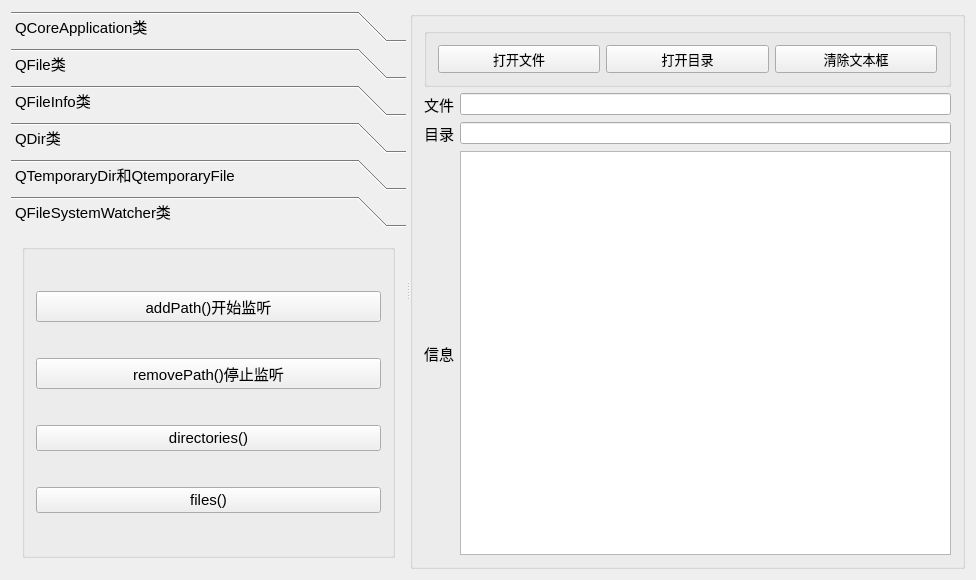
<?xml version="1.0" encoding="UTF-8"?>
<ui version="4.0">
 <class>Dialog</class>
 <widget class="QDialog" name="Dialog">
  <property name="geometry">
   <rect>
    <x>0</x>
    <y>0</y>
    <width>976</width>
    <height>580</height>
   </rect>
  </property>
  <property name="windowTitle">
   <string>Dialog</string>
  </property>
  <layout class="QVBoxLayout" name="verticalLayout_11">
   <item>
    <widget class="QSplitter" name="splitter">
     <property name="orientation">
      <enum>Qt::Horizontal</enum>
     </property>
     <widget class="QToolBox" name="toolBox">
      <property name="font">
       <font>
        <pointsize>11</pointsize>
       </font>
      </property>
      <property name="currentIndex">
       <number>5</number>
      </property>
      <widget class="QWidget" name="pageApp">
       <property name="geometry">
        <rect>
         <x>0</x>
         <y>0</y>
         <width>442</width>
         <height>334</height>
        </rect>
       </property>
       <attribute name="icon">
        <iconset resource="res.qrc">
         <normaloff>:/images/images/802.bmp</normaloff>:/images/images/802.bmp</iconset>
       </attribute>
       <attribute name="label">
        <string>QCoreApplication类</string>
       </attribute>
       <layout class="QVBoxLayout" name="verticalLayout_3">
        <item>
         <widget class="QGroupBox" name="groupBox_2">
          <property name="title">
           <string/>
          </property>
          <layout class="QVBoxLayout" name="verticalLayout_2">
           <item>
            <widget class="QPushButton" name="pushButton_4">
             <property name="text">
              <string>applicationDirPath()</string>
             </property>
            </widget>
           </item>
           <item>
            <widget class="QPushButton" name="pushButton_6">
             <property name="text">
              <string>applicationFilePath()</string>
             </property>
            </widget>
           </item>
           <item>
            <widget class="QPushButton" name="pushButton_5">
             <property name="text">
              <string>applicationName()</string>
             </property>
            </widget>
           </item>
           <item>
            <widget class="QPushButton" name="pushButton_7">
             <property name="text">
              <string>libraryPaths()</string>
             </property>
            </widget>
           </item>
           <item>
            <widget class="QPushButton" name="pushButton_8">
             <property name="text">
              <string>organizationName()</string>
             </property>
            </widget>
           </item>
           <item>
            <widget class="QPushButton" name="pushButton_9">
             <property name="text">
              <string>exit() 退出应用程序</string>
             </property>
            </widget>
           </item>
          </layout>
         </widget>
        </item>
       </layout>
      </widget>
      <widget class="QWidget" name="pageFile">
       <property name="geometry">
        <rect>
         <x>0</x>
         <y>0</y>
         <width>442</width>
         <height>334</height>
        </rect>
       </property>
       <attribute name="icon">
        <iconset resource="res.qrc">
         <normaloff>:/images/images/804.bmp</normaloff>:/images/images/804.bmp</iconset>
       </attribute>
       <attribute name="label">
        <string>QFile类</string>
       </attribute>
       <layout class="QVBoxLayout" name="verticalLayout_4">
        <item>
         <widget class="QGroupBox" name="groupBox_3">
          <property name="title">
           <string>静态函数</string>
          </property>
          <layout class="QGridLayout" name="gridLayout_3">
           <item row="0" column="0">
            <widget class="QPushButton" name="pushButton_10">
             <property name="text">
              <string>copy()</string>
             </property>
            </widget>
           </item>
           <item row="0" column="1">
            <widget class="QPushButton" name="pushButton_11">
             <property name="text">
              <string>exists()</string>
             </property>
            </widget>
           </item>
           <item row="1" column="0">
            <widget class="QPushButton" name="pushButton_12">
             <property name="text">
              <string>remove()</string>
             </property>
            </widget>
           </item>
           <item row="1" column="1">
            <widget class="QPushButton" name="pushButton_13">
             <property name="text">
              <string>rename()</string>
             </property>
            </widget>
           </item>
          </layout>
         </widget>
        </item>
        <item>
         <widget class="QGroupBox" name="groupBox_4">
          <property name="title">
           <string>成员函数</string>
          </property>
          <layout class="QGridLayout" name="gridLayout_2">
           <item row="0" column="0">
            <widget class="QPushButton" name="pushButton_14">
             <property name="text">
              <string>copy()</string>
             </property>
            </widget>
           </item>
           <item row="0" column="1">
            <widget class="QPushButton" name="pushButton_15">
             <property name="text">
              <string>exists()</string>
             </property>
            </widget>
           </item>
           <item row="1" column="0">
            <widget class="QPushButton" name="pushButton_16">
             <property name="text">
              <string>remove()</string>
             </property>
            </widget>
           </item>
           <item row="1" column="1">
            <widget class="QPushButton" name="pushButton_17">
             <property name="text">
              <string>rename()</string>
             </property>
            </widget>
           </item>
          </layout>
         </widget>
        </item>
       </layout>
      </widget>
      <widget class="QWidget" name="pageFileInfo">
       <property name="geometry">
        <rect>
         <x>0</x>
         <y>0</y>
         <width>421</width>
         <height>407</height>
        </rect>
       </property>
       <attribute name="icon">
        <iconset resource="res.qrc">
         <normaloff>:/images/images/135.JPG</normaloff>:/images/images/135.JPG</iconset>
       </attribute>
       <attribute name="label">
        <string>QFileInfo类</string>
       </attribute>
       <layout class="QVBoxLayout" name="verticalLayout_5">
        <item>
         <widget class="QGroupBox" name="groupBox_5">
          <property name="title">
           <string>文件信息</string>
          </property>
          <layout class="QGridLayout" name="gridLayout_4">
           <item row="0" column="0">
            <widget class="QPushButton" name="pushButton_18">
             <property name="text">
              <string>absoluteFilePath()</string>
             </property>
            </widget>
           </item>
           <item row="0" column="1">
            <widget class="QPushButton" name="pushButton_19">
             <property name="text">
              <string>absolutePath()</string>
             </property>
            </widget>
           </item>
           <item row="1" column="0">
            <widget class="QPushButton" name="pushButton_20">
             <property name="text">
              <string>fileName()</string>
             </property>
            </widget>
           </item>
           <item row="1" column="1">
            <widget class="QPushButton" name="pushButton_21">
             <property name="text">
              <string>filePath()</string>
             </property>
            </widget>
           </item>
           <item row="2" column="0">
            <widget class="QPushButton" name="pushButton_22">
             <property name="text">
              <string>size()</string>
             </property>
            </widget>
           </item>
           <item row="2" column="1">
            <widget class="QPushButton" name="pushButton_23">
             <property name="text">
              <string>path()</string>
             </property>
            </widget>
           </item>
           <item row="3" column="0">
            <widget class="QPushButton" name="pushButton_24">
             <property name="text">
              <string>baseName()</string>
             </property>
            </widget>
           </item>
           <item row="3" column="1">
            <widget class="QPushButton" name="pushButton_25">
             <property name="text">
              <string>completeBaseName()</string>
             </property>
            </widget>
           </item>
           <item row="4" column="0">
            <widget class="QPushButton" name="pushButton_26">
             <property name="text">
              <string>suffix()</string>
             </property>
            </widget>
           </item>
           <item row="4" column="1">
            <widget class="QPushButton" name="pushButton_27">
             <property name="text">
              <string>completeSuffix()</string>
             </property>
            </widget>
           </item>
           <item row="5" column="0">
            <widget class="QPushButton" name="pushButton_28">
             <property name="text">
              <string>isDir()</string>
             </property>
            </widget>
           </item>
           <item row="5" column="1">
            <widget class="QPushButton" name="pushButton_29">
             <property name="text">
              <string>isFile()</string>
             </property>
            </widget>
           </item>
           <item row="6" column="0">
            <widget class="QPushButton" name="pushButton_30">
             <property name="text">
              <string>isExecutable()</string>
             </property>
            </widget>
           </item>
           <item row="6" column="1">
            <widget class="QPushButton" name="pushButton_31">
             <property name="text">
              <string>created()</string>
             </property>
            </widget>
           </item>
           <item row="7" column="0">
            <widget class="QPushButton" name="pushButton_32">
             <property name="text">
              <string>lastModified()</string>
             </property>
            </widget>
           </item>
           <item row="7" column="1">
            <widget class="QPushButton" name="pushButton_33">
             <property name="text">
              <string>lastRead()</string>
             </property>
            </widget>
           </item>
           <item row="8" column="0">
            <widget class="QPushButton" name="pushButton_34">
             <property name="font">
              <font>
               <pointsize>11</pointsize>
              </font>
             </property>
             <property name="text">
              <string>静态函数exists()</string>
             </property>
            </widget>
           </item>
           <item row="8" column="1">
            <widget class="QPushButton" name="pushButton_35">
             <property name="font">
              <font>
               <pointsize>11</pointsize>
              </font>
             </property>
             <property name="text">
              <string>exists()</string>
             </property>
            </widget>
           </item>
          </layout>
         </widget>
        </item>
       </layout>
      </widget>
      <widget class="QWidget" name="pageDir">
       <property name="geometry">
        <rect>
         <x>0</x>
         <y>0</y>
         <width>421</width>
         <height>534</height>
        </rect>
       </property>
       <attribute name="icon">
        <iconset resource="res.qrc">
         <normaloff>:/images/images/007.GIF</normaloff>:/images/images/007.GIF</iconset>
       </attribute>
       <attribute name="label">
        <string>QDir类</string>
       </attribute>
       <layout class="QVBoxLayout" name="verticalLayout_6">
        <item>
         <widget class="QGroupBox" name="groupBox_6">
          <property name="title">
           <string>静态函数</string>
          </property>
          <layout class="QGridLayout" name="gridLayout_5">
           <item row="0" column="0">
            <widget class="QPushButton" name="pushButton_36">
             <property name="text">
              <string>tempPath()</string>
             </property>
            </widget>
           </item>
           <item row="0" column="1">
            <widget class="QPushButton" name="pushButton_37">
             <property name="text">
              <string>rootPath()</string>
             </property>
            </widget>
           </item>
           <item row="1" column="0">
            <widget class="QPushButton" name="pushButton_38">
             <property name="text">
              <string>homePath()</string>
             </property>
            </widget>
           </item>
           <item row="1" column="1">
            <widget class="QPushButton" name="pushButton_39">
             <property name="text">
              <string>drives()</string>
             </property>
            </widget>
           </item>
           <item row="2" column="0">
            <widget class="QPushButton" name="pushButton_40">
             <property name="text">
              <string>currentPath()</string>
             </property>
            </widget>
           </item>
           <item row="2" column="1">
            <widget class="QPushButton" name="pushButton_41">
             <property name="text">
              <string>setCurrent()</string>
             </property>
            </widget>
           </item>
          </layout>
         </widget>
        </item>
        <item>
         <widget class="QGroupBox" name="groupBox_7">
          <property name="title">
           <string>文件或目录操作</string>
          </property>
          <layout class="QGridLayout" name="gridLayout_6">
           <item row="0" column="0">
            <widget class="QPushButton" name="pushButton_42">
             <property name="text">
              <string>mkdir()</string>
             </property>
            </widget>
           </item>
           <item row="0" column="1">
            <widget class="QPushButton" name="pushButton_43">
             <property name="text">
              <string>rmdir()</string>
             </property>
            </widget>
           </item>
           <item row="1" column="0">
            <widget class="QPushButton" name="pushButton_44">
             <property name="text">
              <string>remove()</string>
             </property>
            </widget>
           </item>
           <item row="1" column="1">
            <widget class="QPushButton" name="pushButton_45">
             <property name="text">
              <string>rename()</string>
             </property>
            </widget>
           </item>
           <item row="2" column="0">
            <widget class="QPushButton" name="pushButton_46">
             <property name="text">
              <string>setPath()</string>
             </property>
            </widget>
           </item>
           <item row="2" column="1">
            <widget class="QPushButton" name="pushButton_47">
             <property name="text">
              <string>removeRecursively()</string>
             </property>
            </widget>
           </item>
          </layout>
         </widget>
        </item>
        <item>
         <widget class="QGroupBox" name="groupBox_8">
          <property name="title">
           <string>文件或目录信息</string>
          </property>
          <layout class="QGridLayout" name="gridLayout_7">
           <item row="0" column="0">
            <widget class="QPushButton" name="pushButton_48">
             <property name="text">
              <string>absoluteFilePath()</string>
             </property>
            </widget>
           </item>
           <item row="0" column="1">
            <widget class="QPushButton" name="pushButton_49">
             <property name="text">
              <string>absolutePath()</string>
             </property>
            </widget>
           </item>
           <item row="1" column="0">
            <widget class="QPushButton" name="pushButton_50">
             <property name="text">
              <string>canonicalPath()</string>
             </property>
            </widget>
           </item>
           <item row="1" column="1">
            <widget class="QPushButton" name="pushButton_51">
             <property name="text">
              <string>filePath()</string>
             </property>
            </widget>
           </item>
           <item row="2" column="0">
            <widget class="QPushButton" name="pushButton_52">
             <property name="text">
              <string>exists()</string>
             </property>
            </widget>
           </item>
           <item row="2" column="1">
            <widget class="QPushButton" name="pushButton_53">
             <property name="text">
              <string>driName()</string>
             </property>
            </widget>
           </item>
           <item row="3" column="0">
            <widget class="QPushButton" name="pushButton_54">
             <property name="text">
              <string>entryList(dir)</string>
             </property>
            </widget>
           </item>
           <item row="3" column="1">
            <widget class="QPushButton" name="pushButton_55">
             <property name="text">
              <string>entryList(file)</string>
             </property>
            </widget>
           </item>
          </layout>
         </widget>
        </item>
       </layout>
      </widget>
      <widget class="QWidget" name="pageTemp">
       <property name="geometry">
        <rect>
         <x>0</x>
         <y>0</y>
         <width>442</width>
         <height>334</height>
        </rect>
       </property>
       <attribute name="icon">
        <iconset resource="res.qrc">
         <normaloff>:/images/images/806.bmp</normaloff>:/images/images/806.bmp</iconset>
       </attribute>
       <attribute name="label">
        <string>QTemporaryDir和QtemporaryFile</string>
       </attribute>
       <layout class="QVBoxLayout" name="verticalLayout_8">
        <item>
         <widget class="QGroupBox" name="groupBox_9">
          <property name="title">
           <string/>
          </property>
          <layout class="QVBoxLayout" name="verticalLayout_7">
           <item>
            <widget class="QPushButton" name="pushButton_56">
             <property name="text">
              <string>新建临时文件夹</string>
             </property>
            </widget>
           </item>
           <item>
            <widget class="QPushButton" name="pushButton_57">
             <property name="text">
              <string>新建临时文件</string>
             </property>
            </widget>
           </item>
          </layout>
         </widget>
        </item>
       </layout>
      </widget>
      <widget class="QWidget" name="pageWatcher">
       <property name="geometry">
        <rect>
         <x>0</x>
         <y>0</y>
         <width>442</width>
         <height>334</height>
        </rect>
       </property>
       <attribute name="icon">
        <iconset resource="res.qrc">
         <normaloff>:/images/images/714.bmp</normaloff>:/images/images/714.bmp</iconset>
       </attribute>
       <attribute name="label">
        <string>QFileSystemWatcher类</string>
       </attribute>
       <layout class="QVBoxLayout" name="verticalLayout_10">
        <item>
         <widget class="QGroupBox" name="groupBox_10">
          <property name="title">
           <string/>
          </property>
          <layout class="QVBoxLayout" name="verticalLayout_9">
           <item>
            <widget class="QPushButton" name="pushButton_58">
             <property name="text">
              <string>addPath()开始监听</string>
             </property>
            </widget>
           </item>
           <item>
            <widget class="QPushButton" name="pushButton_59">
             <property name="text">
              <string>removePath()停止监听</string>
             </property>
            </widget>
           </item>
           <item>
            <widget class="QPushButton" name="pushButton_60">
             <property name="text">
              <string>directories()</string>
             </property>
            </widget>
           </item>
           <item>
            <widget class="QPushButton" name="pushButton_61">
             <property name="text">
              <string>files()</string>
             </property>
            </widget>
           </item>
          </layout>
         </widget>
        </item>
       </layout>
      </widget>
     </widget>
     <widget class="QGroupBox" name="groupBox2">
      <layout class="QVBoxLayout" name="verticalLayout">
       <item>
        <widget class="QGroupBox" name="groupBox">
         <layout class="QHBoxLayout" name="horizontalLayout">
          <item>
           <widget class="QPushButton" name="pushButton">
            <property name="font">
             <font>
              <pointsize>10</pointsize>
             </font>
            </property>
            <property name="text">
             <string>打开文件</string>
            </property>
            <property name="icon">
             <iconset resource="res.qrc">
              <normaloff>:/images/images/007.GIF</normaloff>:/images/images/007.GIF</iconset>
            </property>
           </widget>
          </item>
          <item>
           <widget class="QPushButton" name="pushButton_2">
            <property name="font">
             <font>
              <pointsize>10</pointsize>
             </font>
            </property>
            <property name="text">
             <string>打开目录</string>
            </property>
            <property name="icon">
             <iconset resource="res.qrc">
              <normaloff>:/images/images/122.bmp</normaloff>:/images/images/122.bmp</iconset>
            </property>
           </widget>
          </item>
          <item>
           <widget class="QPushButton" name="pushButton_3">
            <property name="font">
             <font>
              <pointsize>10</pointsize>
             </font>
            </property>
            <property name="text">
             <string>清除文本框</string>
            </property>
            <property name="icon">
             <iconset resource="res.qrc">
              <normaloff>:/images/images/212.bmp</normaloff>:/images/images/212.bmp</iconset>
            </property>
           </widget>
          </item>
         </layout>
        </widget>
       </item>
       <item>
        <layout class="QGridLayout" name="gridLayout">
         <item row="0" column="0">
          <widget class="QLabel" name="label">
           <property name="font">
            <font>
             <pointsize>11</pointsize>
            </font>
           </property>
           <property name="text">
            <string>文件</string>
           </property>
          </widget>
         </item>
         <item row="0" column="1">
          <widget class="QLineEdit" name="editFile"/>
         </item>
         <item row="1" column="0">
          <widget class="QLabel" name="label_2">
           <property name="font">
            <font>
             <pointsize>11</pointsize>
            </font>
           </property>
           <property name="text">
            <string>目录</string>
           </property>
          </widget>
         </item>
         <item row="1" column="1">
          <widget class="QLineEdit" name="editDir">
           <property name="text">
            <string/>
           </property>
          </widget>
         </item>
         <item row="2" column="0">
          <widget class="QLabel" name="label_3">
           <property name="font">
            <font>
             <pointsize>11</pointsize>
            </font>
           </property>
           <property name="text">
            <string>信息</string>
           </property>
          </widget>
         </item>
         <item row="2" column="1">
          <widget class="QPlainTextEdit" name="plainTextEdit"/>
         </item>
        </layout>
       </item>
      </layout>
     </widget>
    </widget>
   </item>
  </layout>
 </widget>
 <layoutdefault spacing="6" margin="11"/>
 <resources>
  <include location="res.qrc"/>
 </resources>
 <connections/>
</ui>
